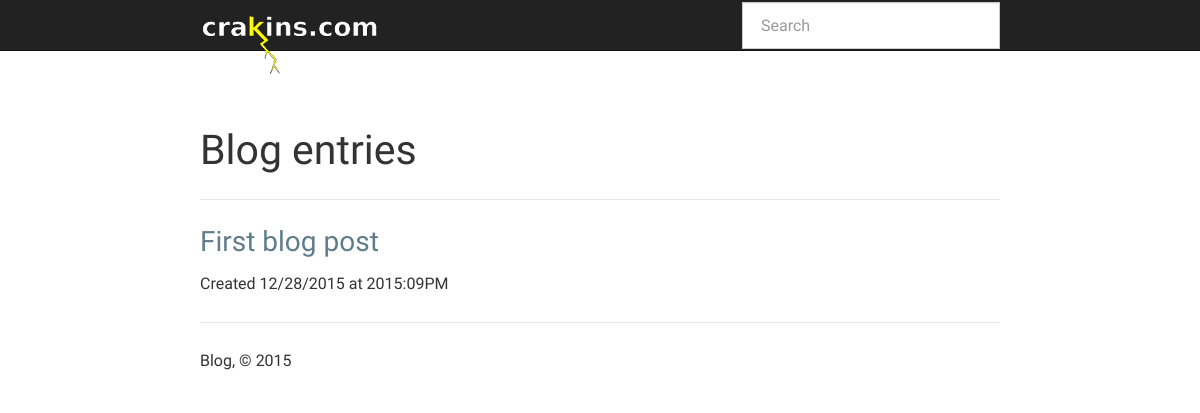
Before: / with the older database file.
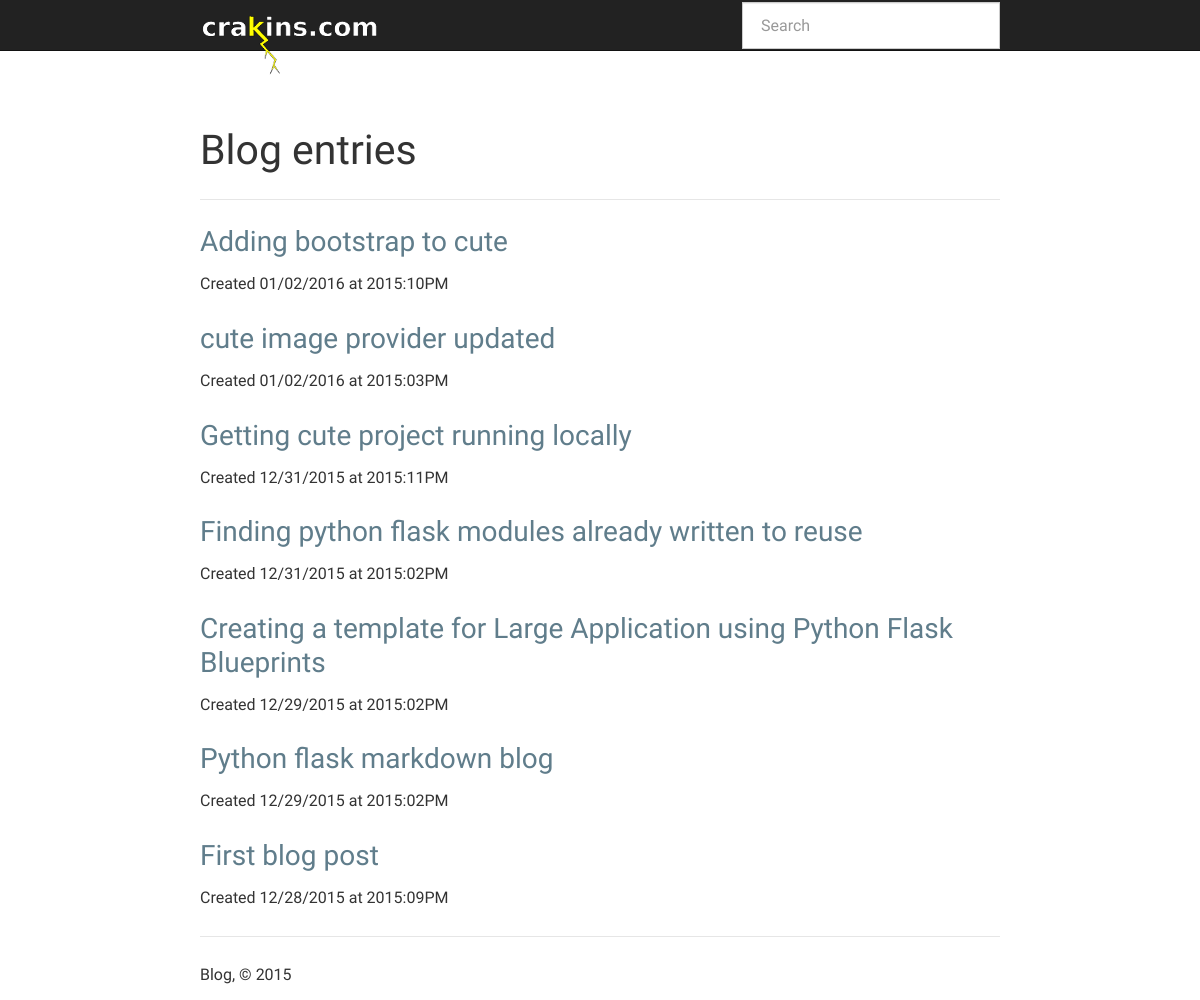
After: the same page with the newer database file.
### app.py (models this page shows, shortened)
class Entry(flask_db.Model):
    title = CharField()
    slug = CharField(unique=True)
    content = TextField()
    published = BooleanField(index=True)
    timestamp = DateTimeField(default=datetime.datetime.now, index=True)
    @classmethod
    def public(cls):
        return Entry.select().where(Entry.published == True)

### app.py (the view)
@app.route('/')
def index():
    search_query = request.args.get('q')
    if search_query:
        query = Entry.search(search_query)
    else:
        query = Entry.public().order_by(Entry.timestamp.desc())
    return object_list(
        'index.html',
        query,
        search=search_query,
        check_bounds=False)

### templates/index.html (shortened to what this page needs)
{% extends "base.html" %}
{% block content_title %}{% if search %}Search "{{ search }}"{% else %}Blog entries{% endif %}{% endblock %}
{% block content %}
  {% for entry in object_list %}
    {% if search %}
      {% set entry = entry.entry %}
    {% endif %}
    <h3>
      <a href="{% if entry.published %}{{ url_for('detail', slug=entry.slug) }}{% else %}{{ url_for('edit', slug=entry.slug) }}{% endif %}">
        {{ entry.title }}
      </a>
    </h3>
    <p>Created {{ entry.timestamp.strftime('%m/%d/%Y at %G:%I%p') }}</p>
  {% else %}
    <p>No entries have been created yet.</p>
  {% endfor %}
{% endblock %}

### templates/base.html (shortened to what this page needs)
<!doctype html>
<html>
  <head>
    <link rel=stylesheet type=text/css href="{{ url_for('static', filename='css/blog.min.css') }}" />
    <link rel=stylesheet type=text/css href="{{ url_for('static', filename='css/hilite.css') }}" />
  </head>
  <body>
    <div class="navbar navbar-default navbar-static-top" role="navigation">
      <div class="container">
        <div class="navbar-header">
          <a class="navbar-brand" href="{{ url_for('index') }}"><img src="../static/images/crakins_white_yellow_small.png" /></a>
        </div>
        <div class="navbar-collapse collapse">
          {% block search_bar %}
            <form action="{{ url_for('index') }}" class="navbar-form navbar-right" id="search-form" method="get" role="search">
              <div class="form-group">
                <input class="form-control" name="q" placeholder="Search" type="text" value="{% if search %}{{ search }}{% endif %}">
              </div>
            </form>
          {% endblock %}
        </div>
      </div>
    </div>
    <div class="container">
      {% block page_header %}
        <div class="page-header">
          <h1>{% block content_title %}{% endblock %}</h1>
        </div>
      {% endblock %}
      {% block content %}{% endblock %}
      <footer>
        <hr />
        <p>Blog, &copy; 2015</p>
      </footer>
    </div>
  </body>
</html>

Changed rows visible on the page:
added Entry: title "Adding bootstrap to cute", timestamp "01/02/2016 at 2015:10PM"
added Entry: title "cute image provider updated", timestamp "01/02/2016 at 2015:03PM"
added Entry: title "Getting cute project running locally", timestamp "12/31/2015 at 2015:11PM"
added Entry: title "Finding python flask modules already written to reuse", timestamp "12/31/2015 at 2015:02PM"
added Entry: title "Creating a template for Large Application using Python Flask Blueprints", timestamp "12/29/2015 at 2015:02PM"
added Entry: title "Python flask markdown blog", timestamp "12/29/2015 at 2015:02PM"
